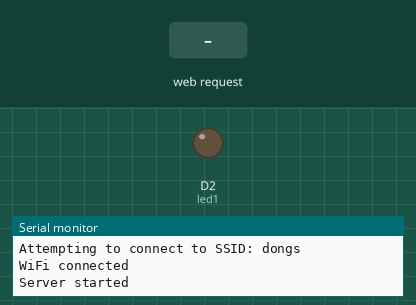
Simulated run of this sketch. Board: Arduino MKR. On the bench: output pins drawn as LEDs (lit = HIGH), the last lines printed to the serial monitor. The test bench sets the inputs (shaded band). WiFi joins after 1.5 s; servers stay silent unless stated.

Above: at 12.7 s.
12.8 s: HTTP request GET /gpio1/1 received
At 13.4 s:
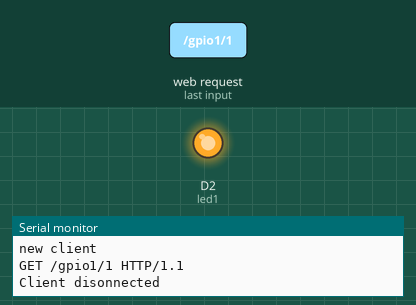
14.3 s: HTTP request GET /gpio1/0 received
At 14.6 s:
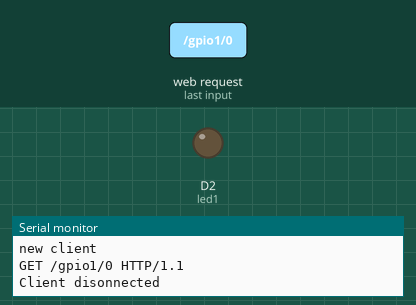
Timing chart, 0 to 17.3 s (numbered marks = the images above; inputs shaded):
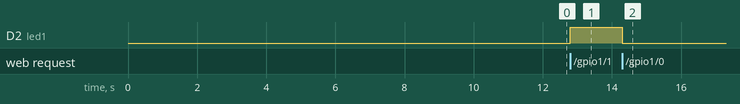

The sketch:

LED.ino
```cpp
#include <WiFiNINA.h>

int led1 = 2;

const char* ssid = "dongs";        // WiFi의 SSID(수정필요)
const char* pass = "3344660!";     // WiFi의 비밀번호(수정필요)

int status = WL_IDLE_STATUS;
WiFiServer server(80);

void setup() {
  Serial.begin(9600);
  delay(10);
  // WiFi 네트웍에 접속

  pinMode(led1, OUTPUT);
  digitalWrite(led1, LOW);

  while (status != WL_CONNECTED) {
    Serial.print("Attempting to connect to SSID: ");
    Serial.println(ssid);
    status = WiFi.begin(ssid, pass);
    // WiFi에 접속할 때까지 10초간 대기
    delay(10000);
    }
    Serial.println("WiFi connected");
    // 서버 시작

    server.begin();
    Serial.println("Server started");

    WiFiClient client = server.available();
}

void loop() {
  // 클라이언트(폰, 패드등 동일 WiFi로 접속하는 기기)가 접속하였는지 체크
  WiFiClient client = server.available();
  if (!client) {
    return;
  }
  // 클라이언트로부터 데이터 수신을 기다림
  Serial.println("new client");
  while(!client.available()){
    delay(1);
  }

  // 요청(데이터)의 첫 줄을 읽어 req에 저장
  String req = client.readStringUntil('\r');
  Serial.println(req);
  client.flush();

  int val1 = 0;

  val1 = extrac_command(req);

  digitalWrite(led1, val1);
  client.flush();

  // 요청에 대해 응답하기.
  String s = "HTTP/1.1 200 OK\r\nContent-Type: text/html\r\n\r\n<!DOCTYPE HTML>\r\n<html>\r\n";
  create_response(val1, &s);

  // 응답할 내용을 클라이언트(폰, 패드 등 WiFi로 접속하는 기기)로 전송
  client.print(s);   //  예시 "LED1 is ON"
  delay(2);
  client.stop();
  Serial.println("Client disonnected");
}

int extrac_command(String str){
  int val = 0;

  if (str.indexOf("/gpio1/0") != -1) {
    val = 0;
  }
  else if (str.indexOf("/gpio1/1") != -1) {
    val = 1;
  }

  return val;
}

void create_response(int val1, String* s){
  *s += "LED1 is ";
  *s += (val1)? "ON": "OFF"; // vall의 값이 참이면('0'아닌 값은 모두 참) 'ON'저장, 거짓이면'OFF'저장
  *s += "</html>\n";
}
```

Measured:
- after the input at 12.8 s, D2 (led1): LOW → HIGH at once
- after the input at 14.3 s, D2 (led1): HIGH → LOW at once
